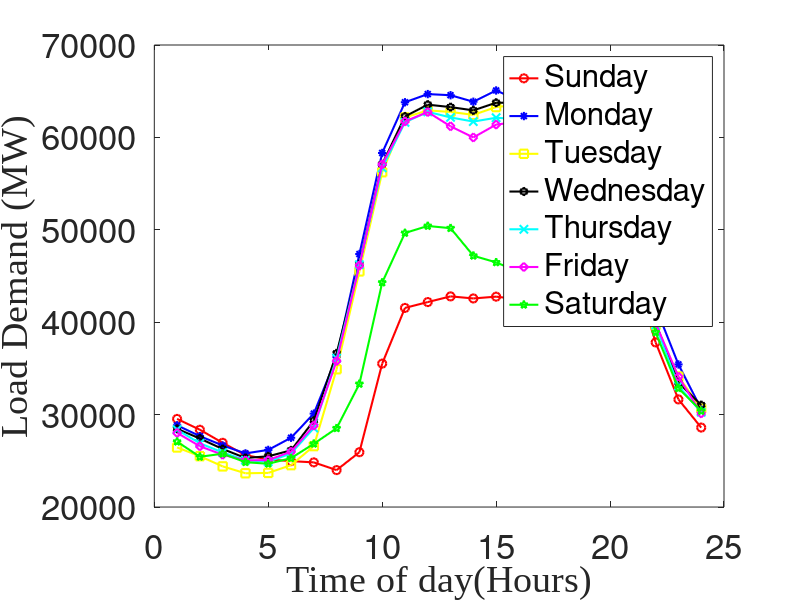

MATLAB code to generate this figure: (Note: this script raises an error after producing the figure.)

%[sun,txt,raw] = xlsread('weeklyGraph.csv');
Hours = xlsread('weeklyGraph.csv',1,'B2:B25')
data1 = xlsread('weeklyGraph.csv',1,'D2:D25')

data2 = xlsread('weeklyGraph.csv',1,'G2:G25');
data3 = xlsread('weeklyGraph.csv',1,'J2:J25');
data4 = xlsread('weeklyGraph.csv',1,'M2:M25');
data5 = xlsread('weeklyGraph.csv',1,'P2:P25');
data6 = xlsread('weeklyGraph.csv',1,'S2:S25');
data7 = xlsread('weeklyGraph.csv',1,'V2:V25');
fig1=figure;

Hours = linspace(1,24,size(Hours,1));
plot(Hours,data1,'-o','LineWidth',1.5,'color','r') ;hold on;
plot(Hours,data2,'-*','LineWidth',1.5,'color','b') ;hold on;
plot(Hours,data3,'-s','LineWidth',1.5,'color','y') ;hold on;
plot(Hours,data4,'-h','LineWidth',1.5,'color','k') ;hold on;
plot(Hours,data5,'-x','LineWidth',1.5,'color','c') ;hold on;
plot(Hours,data6,'-d','LineWidth',1.5,'color','m') ;hold on;
plot(Hours,data7,'-p','LineWidth',1.5,'color','g') ;hold on;
%
xlabel('Time of day(Hours)','FontSize',20 ,'fontname','Times New Roman');
ylabel('Load Demand (MW)','FontSize',20,'fontname','Times New Roman');
set(gca,'FontSize',25)
AX=legend('Sunday','Monday','Tuesday','Wednesday','Thursday','Friday','Saturday');
AX.FontSize = 15;
% datetick('x','mm/dd/yyyy','keepticks','keeplimits'); 
zoom(fig1,'on')
h=fig1;
set(h,'PaperOrientation','landscape');
set(h,'PaperUnits','normalized');
set(h,'PaperPosition', [0 0 1 1]);
filename1 = sprintf('DailyLoad.pdf');
saveas(fig1,filename1,'pdf')


% ann=xlsread('LSTM_Results.csv',1,'B2:B3491')
% target=xlsread('LSTM_Results.csv',1,'C2:C3491')
% lstmt=xlsread('LSTM_Results.csv',1,'D2:D3491')
% 
% fig1=figure;
% %t = linspace(0,31.5*pi,102); % values in Epoch
% plot(X,ann,'color', 'b'); hold on;
% plot(X,lstm,'color', 'r'); hold on;
% plot(X,target,'color', 'k'); hold on;
% xlabel('Date','FontSize',20 ,'fontname','Times New Roman');
% ylabel('Load(MW)','FontSize',20,'fontname','Times New Roman');